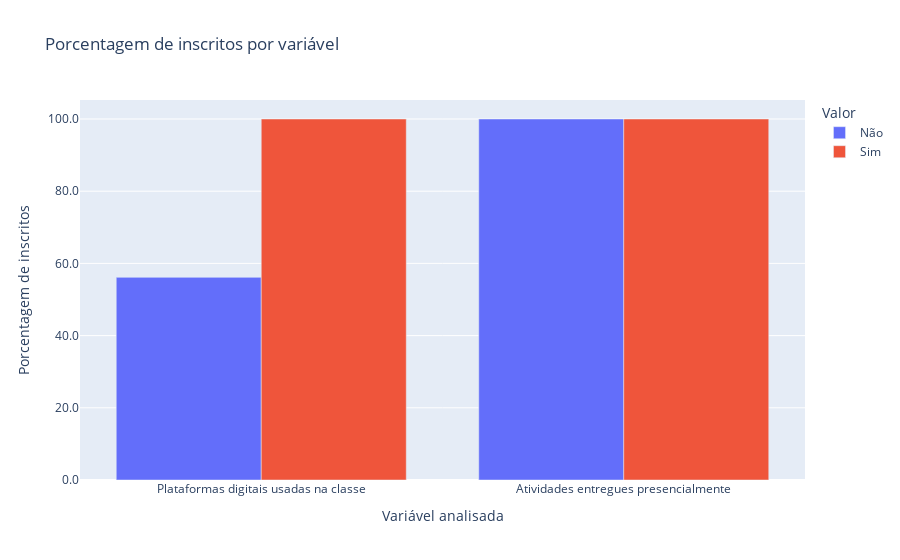

Notebook cell for this chart:
### Code cell
cols = ['med_virtual', 'med_presencial']
d = {
    'med_virtual': 'Plataformas digitais usadas na classe',
    'med_presencial': 'Atividades entregues presencialmente', #por ter dado 100%, provavlemente isso só foi avaliado se a pessoa não evadiu

}
fig = plot_porcentagem_inscritos(df, cols, 'inscrito_actual', d)
fig.show()

### Figure 1 — Plotly figure (JSON) as saved in the notebook; plotly's stock layout.template omitted (floating-point values rounded to 4 significant figures)
{"data": [{"alignmentgroup": "True", "hovertemplate": "Valor=Não<br>Variável analisada=%{x}<br>Porcentagem de inscritos=%{y}<extra></extra>", "legendgroup": "Não", "marker": {"color": "#636efa", "pattern": {"shape": ""}}, "name": "Não", "offsetgroup": "Não", "orientation": "v", "showlegend": true, "textposition": "auto", "type": "bar", "x": ["Plataformas digitais usadas na classe", "Atividades entregues presencialmente"], "xaxis": "x", "y": [56.13, 100.0], "yaxis": "y"}, {"alignmentgroup": "True", "hovertemplate": "Valor=Sim<br>Variável analisada=%{x}<br>Porcentagem de inscritos=%{y}<extra></extra>", "legendgroup": "Sim", "marker": {"color": "#EF553B", "pattern": {"shape": ""}}, "name": "Sim", "offsetgroup": "Sim", "orientation": "v", "showlegend": true, "textposition": "auto", "type": "bar", "x": ["Plataformas digitais usadas na classe", "Atividades entregues presencialmente"], "xaxis": "x", "y": [100.0, 100.0], "yaxis": "y"}], "layout": {"barmode": "group", "legend": {"title": {"text": "Valor"}, "tracegroupgap": 0}, "title": {"text": "Porcentagem de inscritos por variável"}, "xaxis": {"anchor": "y", "domain": [0, 1], "title": {"text": "Variável analisada"}}, "yaxis": {"anchor": "x", "domain": [0, 1], "tickformat": ".1f", "title": {"text": "Porcentagem de inscritos"}}}}
